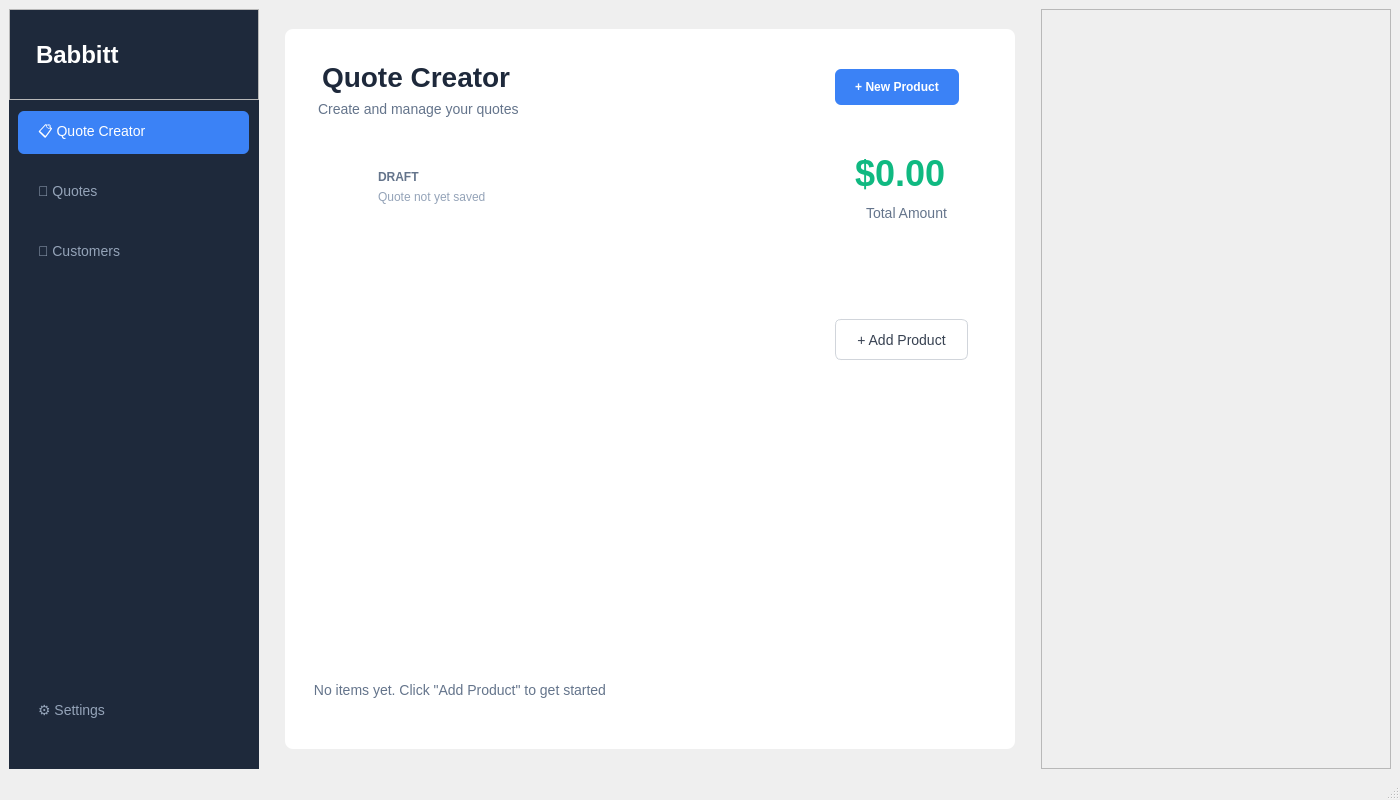
<?xml version="1.0" encoding="UTF-8"?>
<ui version="4.0">
 <class>MainWindow</class>
 <widget class="QMainWindow" name="MainWindow">
  <property name="geometry">
   <rect>
    <x>0</x>
    <y>0</y>
    <width>1400</width>
    <height>800</height>
   </rect>
  </property>
  <property name="minimumSize">
   <size>
    <width>1400</width>
    <height>800</height>
   </size>
  </property>
  <property name="windowTitle">
   <string>MyBabbittQuote</string>
  </property>
  <widget class="QWidget" name="centralwidget">
   <layout class="QHBoxLayout" name="horizontalLayout">
    <item>
     <widget class="QFrame" name="frame_sidebar">
      <property name="minimumSize">
       <size>
        <width>250</width>
        <height>0</height>
       </size>
      </property>
      <property name="maximumSize">
       <size>
        <width>250</width>
        <height>16777215</height>
       </size>
      </property>
      <property name="styleSheet">
       <string notr="true">QFrame#frame_sidebar {
    background-color: #1e293b;
    border: none;
}</string>
      </property>
      <property name="frameShape">
       <enum>QFrame::Shape::StyledPanel</enum>
      </property>
      <property name="frameShadow">
       <enum>QFrame::Shadow::Raised</enum>
      </property>
      <widget class="QPushButton" name="btn_quote_creator">
       <property name="geometry">
        <rect>
         <x>9</x>
         <y>102</y>
         <width>231</width>
         <height>43</height>
        </rect>
       </property>
       <property name="styleSheet">
        <string notr="true">QPushButton {
    background-color: #3b82f6;
    color: white;
    border: none;
    padding: 12px 20px;
    text-align: left;
    border-radius: 6px;
    font-size: 14px;
}</string>
       </property>
       <property name="text">
        <string>📋 Quote Creator</string>
       </property>
      </widget>
      <widget class="QPushButton" name="btn_quotes">
       <property name="geometry">
        <rect>
         <x>9</x>
         <y>160</y>
         <width>231</width>
         <height>43</height>
        </rect>
       </property>
       <property name="styleSheet">
        <string notr="true">QPushButton {
    background-color: transparent;
    color: #94a3b8;
    border: none;
    padding: 12px 20px;
    text-align: left;
    font-size: 14px;
}
QPushButton:hover {
    background-color: #334155;
    color: white;
}</string>
       </property>
       <property name="text">
        <string>📄 Quotes</string>
       </property>
      </widget>
      <widget class="QPushButton" name="btn_customers">
       <property name="geometry">
        <rect>
         <x>9</x>
         <y>220</y>
         <width>231</width>
         <height>43</height>
        </rect>
       </property>
       <property name="maximumSize">
        <size>
         <width>250</width>
         <height>16777215</height>
        </size>
       </property>
       <property name="styleSheet">
        <string notr="true">QPushButton {
    background-color: transparent;
    color: #94a3b8;
    border: none;
    padding: 12px 20px;
    text-align: left;
    font-size: 14px;
}
QPushButton:hover {
    background-color: #334155;
    color: white;
}</string>
       </property>
       <property name="text">
        <string>👥 Customers</string>
       </property>
       <property name="autoDefault">
        <bool>false</bool>
       </property>
       <property name="default">
        <bool>false</bool>
       </property>
       <property name="flat">
        <bool>false</bool>
       </property>
      </widget>
      <widget class="QPushButton" name="btn_settings">
       <property name="geometry">
        <rect>
         <x>9</x>
         <y>680</y>
         <width>231</width>
         <height>43</height>
        </rect>
       </property>
       <property name="styleSheet">
        <string notr="true">QPushButton {
    background-color: transparent;
    color: #94a3b8;
    border: none;
    padding: 12px 20px;
    text-align: left;
    font-size: 14px;
}
QPushButton:hover {
    background-color: #334155;
    color: white;
}</string>
       </property>
       <property name="text">
        <string>⚙️ Settings</string>
       </property>
      </widget>
      <widget class="QLabel" name="label_company">
       <property name="geometry">
        <rect>
         <x>0</x>
         <y>0</y>
         <width>250</width>
         <height>91</height>
        </rect>
       </property>
       <property name="maximumSize">
        <size>
         <width>250</width>
         <height>150</height>
        </size>
       </property>
       <property name="styleSheet">
        <string notr="true">QLabel {
    color: white;
    font-size: 24px;
    font-weight: bold;
    padding: 20px;
}</string>
       </property>
       <property name="frameShape">
        <enum>QFrame::Shape::StyledPanel</enum>
       </property>
       <property name="frameShadow">
        <enum>QFrame::Shadow::Plain</enum>
       </property>
       <property name="text">
        <string>Babbitt</string>
       </property>
       <property name="scaledContents">
        <bool>false</bool>
       </property>
       <property name="alignment">
        <set>Qt::AlignmentFlag::AlignLeading|Qt::AlignmentFlag::AlignLeft|Qt::AlignmentFlag::AlignVCenter</set>
       </property>
      </widget>
     </widget>
    </item>
    <item>
     <widget class="QFrame" name="frame_center">
      <property name="styleSheet">
       <string notr="true">QFrame#frame_center {
    background-color: white;
    border: none;
    margin: 20px;
    border-radius: 8px;
}</string>
      </property>
      <property name="frameShape">
       <enum>QFrame::Shape::StyledPanel</enum>
      </property>
      <property name="frameShadow">
       <enum>QFrame::Shadow::Plain</enum>
      </property>
      <widget class="QLabel" name="label_title">
       <property name="geometry">
        <rect>
         <x>29</x>
         <y>29</y>
         <width>243</width>
         <height>62</height>
        </rect>
       </property>
       <property name="styleSheet">
        <string notr="true">QLabel {
    font-size: 28px;
    font-weight: bold;
    color: #1e293b;
    padding: 20px 20px 5px 20px;
}</string>
       </property>
       <property name="text">
        <string>Quote Creator</string>
       </property>
      </widget>
      <widget class="QLabel" name="label_subtitle">
       <property name="geometry">
        <rect>
         <x>30</x>
         <y>90</y>
         <width>244</width>
         <height>39</height>
        </rect>
       </property>
       <property name="styleSheet">
        <string notr="true">QLabel {
    font-size: 14px;
    color: #64748b;
    padding: 0px 20px 20px 20px;
}</string>
       </property>
       <property name="text">
        <string>Create and manage your quotes</string>
       </property>
      </widget>
      <widget class="QLabel" name="label_status">
       <property name="geometry">
        <rect>
         <x>90</x>
         <y>140</y>
         <width>85</width>
         <height>36</height>
        </rect>
       </property>
       <property name="styleSheet">
        <string notr="true">QLabel {
    color: #64748b;
    font-size: 12px;
    font-weight: bold;
    padding: 20px 20px 0px 20px;
}</string>
       </property>
       <property name="text">
        <string>DRAFT</string>
       </property>
      </widget>
      <widget class="QLabel" name="label_status_desc">
       <property name="geometry">
        <rect>
         <x>90</x>
         <y>180</y>
         <width>152</width>
         <height>26</height>
        </rect>
       </property>
       <property name="styleSheet">
        <string notr="true">QLabel {
    color: #94a3b8;
    font-size: 12px;
    padding: 0px 20px 10px 20px;
}</string>
       </property>
       <property name="text">
        <string>Quote not yet saved</string>
       </property>
      </widget>
      <widget class="QLabel" name="label_total_amount">
       <property name="geometry">
        <rect>
         <x>560</x>
         <y>140</y>
         <width>154</width>
         <height>53</height>
        </rect>
       </property>
       <property name="styleSheet">
        <string notr="true">QLabel {
    font-size: 36px;
    font-weight: bold;
    color: #10b981;
    padding: 0px 20px 5px 20px;
}</string>
       </property>
       <property name="text">
        <string>$0.00</string>
       </property>
      </widget>
      <widget class="QLabel" name="label_total_desc">
       <property name="geometry">
        <rect>
         <x>580</x>
         <y>190</y>
         <width>123</width>
         <height>45</height>
        </rect>
       </property>
       <property name="styleSheet">
        <string notr="true">QLabel {
    color: #64748b;
    font-size: 14px;
    padding: 0px 20px 20px 20px;
}</string>
       </property>
       <property name="text">
        <string>Total Amount</string>
       </property>
       <property name="alignment">
        <set>Qt::AlignmentFlag::AlignBottom|Qt::AlignmentFlag::AlignHCenter</set>
       </property>
      </widget>
      <widget class="QLabel" name="label_no_items">
       <property name="geometry">
        <rect>
         <x>29</x>
         <y>631</y>
         <width>332</width>
         <height>79</height>
        </rect>
       </property>
       <property name="styleSheet">
        <string notr="true">QLabel {
    color: #64748b;
    font-size: 14px;
    padding: 40px 20px 20px 20px;
}</string>
       </property>
       <property name="text">
        <string>No items yet. Click &quot;Add Product&quot; to get started</string>
       </property>
       <property name="alignment">
        <set>Qt::AlignmentFlag::AlignCenter</set>
       </property>
      </widget>
      <widget class="QPushButton" name="btn_add_product_center">
       <property name="geometry">
        <rect>
         <x>550</x>
         <y>290</y>
         <width>173</width>
         <height>81</height>
        </rect>
       </property>
       <property name="styleSheet">
        <string notr="true">QPushButton {
    background-color: transparent;
    color: #374151;
    border: 1px solid #d1d5db;
    padding: 10px 20px;
    border-radius: 6px;
    font-size: 14px;
    margin: 20px;
}
QPushButton:hover {
    background-color: #f9fafb;
}</string>
       </property>
       <property name="text">
        <string>+ Add Product</string>
       </property>
      </widget>
      <widget class="QPushButton" name="btn_new_product">
       <property name="geometry">
        <rect>
         <x>550</x>
         <y>40</y>
         <width>164</width>
         <height>76</height>
        </rect>
       </property>
       <property name="styleSheet">
        <string notr="true">QPushButton {
    background-color: #3b82f6;
    color: white;
    border: none;
    padding: 10px 20px;
    border-radius: 6px;
    font-weight: bold;
    margin: 20px;
}</string>
       </property>
       <property name="text">
        <string>+ New Product</string>
       </property>
      </widget>
     </widget>
    </item>
    <item>
     <widget class="QFrame" name="frame_right">
      <property name="minimumSize">
       <size>
        <width>350</width>
        <height>0</height>
       </size>
      </property>
      <property name="maximumSize">
       <size>
        <width>350</width>
        <height>16777215</height>
       </size>
      </property>
      <property name="frameShape">
       <enum>QFrame::Shape::StyledPanel</enum>
      </property>
      <property name="frameShadow">
       <enum>QFrame::Shadow::Raised</enum>
      </property>
     </widget>
    </item>
   </layout>
  </widget>
  <widget class="QMenuBar" name="menubar">
   <property name="geometry">
    <rect>
     <x>0</x>
     <y>0</y>
     <width>1400</width>
     <height>22</height>
    </rect>
   </property>
  </widget>
  <widget class="QStatusBar" name="statusbar"/>
 </widget>
 <resources/>
 <connections/>
</ui>
